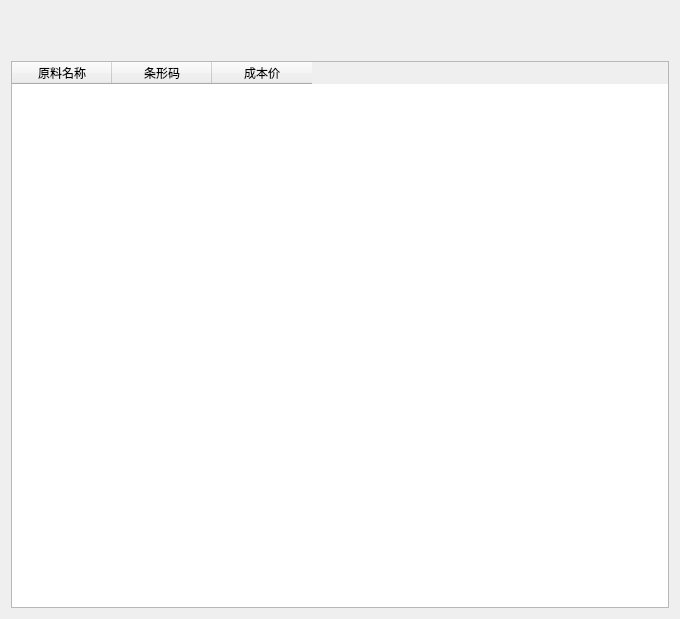
<?xml version="1.0" encoding="UTF-8"?>
<ui version="4.0">
 <class>CostPrice</class>
 <widget class="QWidget" name="CostPrice">
  <property name="geometry">
   <rect>
    <x>0</x>
    <y>0</y>
    <width>680</width>
    <height>619</height>
   </rect>
  </property>
  <property name="windowTitle">
   <string>Form</string>
  </property>
  <layout class="QVBoxLayout" name="verticalLayout">
   <item>
    <spacer name="horizontalSpacer">
     <property name="orientation">
      <enum>Qt::Horizontal</enum>
     </property>
     <property name="sizeHint" stdset="0">
      <size>
       <width>40</width>
       <height>25</height>
      </size>
     </property>
    </spacer>
   </item>
   <item>
    <spacer name="horizontalSpacer_2">
     <property name="orientation">
      <enum>Qt::Horizontal</enum>
     </property>
     <property name="sizeHint" stdset="0">
      <size>
       <width>40</width>
       <height>25</height>
      </size>
     </property>
    </spacer>
   </item>
   <item>
    <widget class="QTableWidget" name="tableWidget">
     <column>
      <property name="text">
       <string>原料名称</string>
      </property>
     </column>
     <column>
      <property name="text">
       <string>条形码</string>
      </property>
     </column>
     <column>
      <property name="text">
       <string>成本价</string>
      </property>
     </column>
    </widget>
   </item>
  </layout>
 </widget>
 <resources/>
 <connections/>
</ui>
